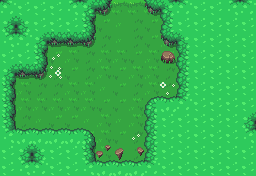

The image is a tile-based game level rendered from a .tmx file. Its description and complete source (layers, tilesets, objects, tile grids) follow:
An orthogonal 16x11 tile map with 16x16 px tiles, 2 tile layers (floor, props) and 1 object (item).

<map version="1.2" tiledversion="1.3.3" orientation="orthogonal" renderorder="right-down" width="16" height="11" tilewidth="16" tileheight="16" infinite="0" nextlayerid="4" nextobjectid="4">
 <tileset firstgid="1" source="overworld.tsx" />
 <layer id="1" name="floor" width="16" height="11">
  <data encoding="csv">
1179,1219,1179,1178,1218,1179,1179,1298,1298,1298,1178,1218,1218,1219,1219,1218,
1179,1178,1179,1219,1218,1179,1178,1219,1179,1178,1218,1178,1178,1219,1179,1178,
1178,1178,1218,1178,1179,1219,1179,1219,1179,1178,1218,1219,1219,1218,1179,1178,
1219,1219,1218,1178,1218,1179,1218,1218,1178,1218,1178,1219,1219,1218,1178,1218,
1219,1219,1178,1179,1178,1179,1218,1178,1218,1218,1179,1178,1178,1179,1178,1178,
1218,1218,1179,1179,1218,1218,1219,1178,1179,1218,1179,1178,1179,1218,1219,1218,
1178,1218,1218,1218,1218,1218,1178,1178,1218,1179,1219,1178,1179,1219,1219,1178,
1179,1179,1219,1178,1178,1219,1218,1219,1218,1218,1178,1218,1219,1179,1218,1178,
1219,1218,1218,1179,1179,1178,1218,1178,1179,1178,1219,1218,1178,1178,1218,1179,
1218,1179,1218,1219,1179,1178,1218,1219,1179,1219,1178,1179,1178,1179,1178,1219,
1179,1218,1179,1178,1178,1179,1178,1179,1179,1179,1178,1219,1218,1219,1179,1218
</data>
 </layer>
 <objectgroup id="3" name="objects">
  <object id="3" name="cane" type="item" x="27.8333" y="116.333">
   <point />
  </object>
 </objectgroup>
 <layer id="2" name="props" width="16" height="11">
  <data encoding="csv">
644,643,643,643,645,648,687,0,0,686,688,644,643,643,645,644,
765,764,643,643,643,728,0,0,0,0,727,643,643,643,643,643,
645,644,765,766,766,687,0,0,0,0,686,764,643,643,643,643,
643,643,728,483,0,0,0,0,0,0,209,727,643,643,643,643,
765,766,687,321,0,0,0,0,0,0,0,727,643,643,643,643,
728,0,0,0,0,0,0,0,0,0,484,727,643,643,643,643,
728,0,0,0,0,0,0,0,0,646,726,644,643,643,643,643,
728,0,0,0,0,0,0,0,0,727,643,643,643,643,643,765,
645,726,726,726,726,647,0,0,483,727,643,643,643,643,643,645,
643,765,764,643,643,728,482,481,521,727,643,643,643,643,643,643,
643,645,644,643,643,645,726,726,726,644,643,643,643,643,643,643
</data>
 </layer>
</map>
